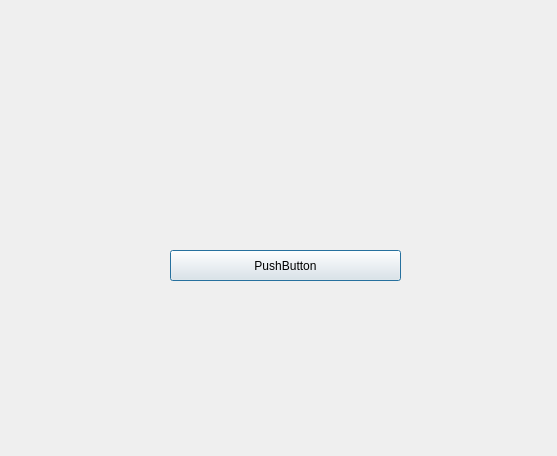
<?xml version="1.0" encoding="UTF-8"?>
<ui version="4.0">
 <class>Mainwindow</class>
 <widget class="QDialog" name="Mainwindow">
  <property name="geometry">
   <rect>
    <x>0</x>
    <y>0</y>
    <width>557</width>
    <height>456</height>
   </rect>
  </property>
  <property name="windowTitle">
   <string>Dialog</string>
  </property>
  <widget class="QPushButton" name="pushButton">
   <property name="geometry">
    <rect>
     <x>170</x>
     <y>250</y>
     <width>231</width>
     <height>31</height>
    </rect>
   </property>
   <property name="text">
    <string>PushButton</string>
   </property>
  </widget>
  <widget class="QLabel" name="label_msg">
   <property name="geometry">
    <rect>
     <x>150</x>
     <y>90</y>
     <width>341</width>
     <height>71</height>
    </rect>
   </property>
   <property name="text">
    <string/>
   </property>
  </widget>
 </widget>
 <resources/>
 <connections/>
</ui>
